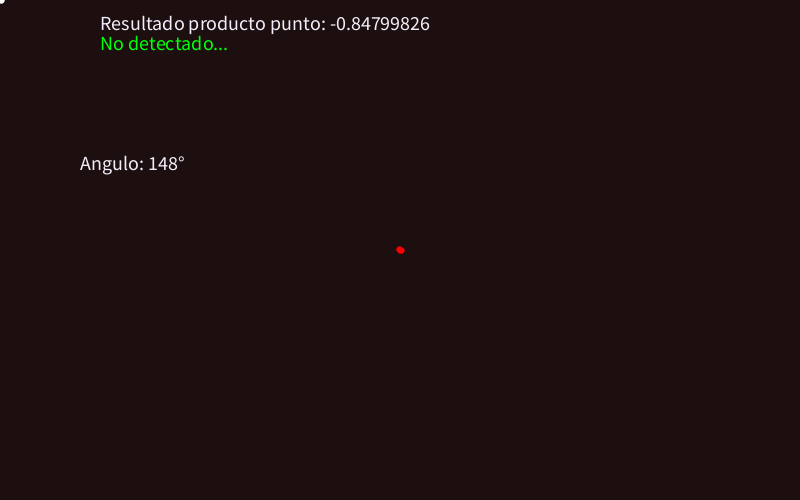
Frame 1 (no input)
Frame 60 (the mouse pressed at the canvas centre just before this capture): identical to frame 1, image omitted
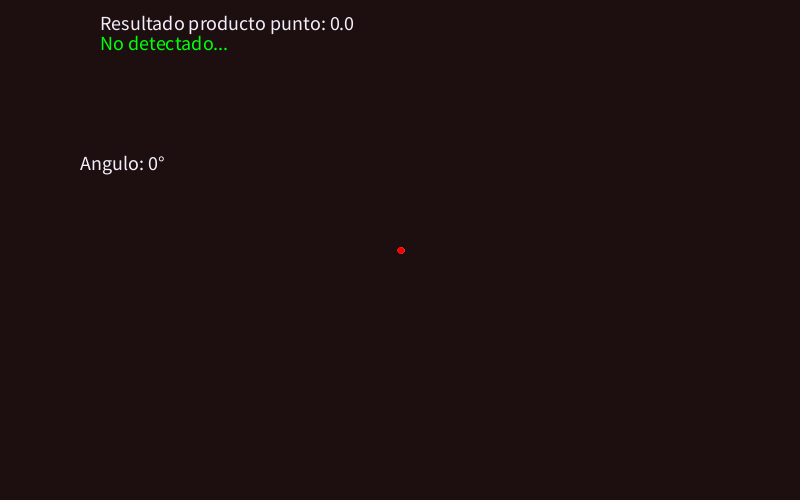
Frame 120 (the mouse held since frame 60 and released just before this capture)

The Processing sketch that drew these frames (run headless with seeded random() and noise(); from frame 60 on, the mouse is pressed at the canvas centre):

// Processing sketch: EjercicioN11
// ── EjercicioN11.pde
PVector puntoA;
PVector posicionJugador;
PVector posicionEnemigo;
Vector vectorJugador;
Vector vectorEnemigo;
Vector vectorEnemigoJugador;

public void setup()
{
  size(800,500);
  posicionEnemigo = new PVector(width/2,height/2);
  posicionJugador = new PVector(0, 0);
  puntoA = new PVector(1, 0);
  vectorJugador = new Vector (posicionJugador, puntoA);
  vectorEnemigo = new Vector (posicionEnemigo,puntoA);
  vectorEnemigoJugador = new Vector();
  
}

public void draw()
{
    background(#1D0F0F);
    stroke(#FCFCFC); // Blanco
    vectorJugador.setOrigen(new PVector (mouseX,mouseY));
    vectorJugador.display();
    stroke(#FA0000); // Rojo
    dibujarVectorEnemigoJugador();
    vectorEnemigo.display();
    escribirMensaje();
    
}

public void dibujarVectorEnemigoJugador()
{
  vectorEnemigoJugador.setOrigen(posicionEnemigo);
  vectorEnemigoJugador.setDestino(new PVector(1,0));
  vectorEnemigoJugador.setDestino(PVector.sub(vectorJugador.getOrigen(),posicionEnemigo).normalize());
  vectorEnemigoJugador.display();
}

float anguloEntreVectores(Vector vector1, Vector vector2) {
  // Calcula el producto punto entre los dos vectores
  float productoPunto = PVector.dot(vector1.getDestino(), vector2.getDestino());
  
  // Calcula las magnitudes de los vectores
  float magnitudVector1 = vector1.getDestino().mag();
  float magnitudVector2 = vector2.getDestino().mag();
  
  // Calcula el coseno del ángulo entre los vectores
  float cosenoAngulo = productoPunto / (magnitudVector1 * magnitudVector2);
  
  // Aplica la función arcocoseno para obtener el ángulo en radianes
  float anguloRadianes = acos(cosenoAngulo);
  
  // Convierte el ángulo a grados si es necesario
  float anguloGrados = degrees(anguloRadianes);
  
  return anguloGrados;
}

public void escribirMensaje()
{
  float dotProducto = vectorEnemigo.obtenerProductoPunto(vectorEnemigoJugador);
  println("Producto punto: "+dotProducto);
  textSize(20);
  fill(#F2EDFA);
  text("Resultado producto punto: "+ dotProducto,100,30);
  float anguloGrados = 30; //Angulo de deteccion del enemigo
  float anguloDeVision = cos(radians(anguloGrados));
  
  //Calcula el angulo entre los vectores del enemigo y el 2do vector de enemigo a jugador
  float angulo = round(anguloEntreVectores(vectorEnemigo,vectorEnemigoJugador));
  //Transformamos el angulo de flotante a entero
  text("Angulo: " + (int)angulo +"°",80,170);
  
  if(dotProducto >= anguloDeVision)
  {
    fill(#ff6961);
    text("Detectado!",100,50);
  }else
  {
    fill(#00FF0A);
    text("No detectado...",100,50);
  }
}

// ── Disparo.pde
class Disparo{
//Variables
int x;
int y;
int d;//Diametro de la bala que sera un circulo
int velocidad;//Velocidad del disparo
PVector direccion;//Direccion del disparo

 /*Constructor*/
 Disparo(int inicioX, int inicioY, PVector direccion, int velocidad){
 x = inicioX;
 y = inicioY;
 d = 5;
 this.direccion = direccion.normalize();//El disparo de movera siempre a la misma velocidad
 this.velocidad = velocidad;
 }
 
 public void render(){
 stroke(#FFF700);
 circle(x, y, d);
 }
 
 /*Movimiento del disparo*/
 void move(){
 x += direccion.x * velocidad;
 y += direccion.y * velocidad;
 }
}

// ── Enemigo.pde
class Enemigo extends GameObject {
  /*contructor parametrizado*/
  Enemigo(PImage imagen, PVector pos, int altoImg, int anchoImg) {
    this.imagen = imagen;
    this.pos = pos;
    this.altoImg = altoImg;
    this.anchoImg = anchoImg;
  }
 /*Dibujar al jugador*/
  public void render() {
    /*acercan el puntero al medio*/
    imageMode(CENTER);
    image(this.imagen, this.getPosicion().x, this.getPosicion().y,this.altoImg,this.anchoImg);
  }
}

// ── GameObject.pde
public abstract class GameObject{
  
protected PImage imagen;
protected PVector pos;
protected int altoImg;
protected int anchoImg;

GameObject(){
}
GameObject(PImage imagen, PVector pos, int altoImg, int anchoImg){
this.imagen = imagen;
this.pos = pos;
this.altoImg = altoImg;
this.anchoImg = anchoImg;
}
/*Metodos accesores*/
/*GETTERS*/
public PVector getPosicion(){
return this.pos;
}
public int getAltoImg(){
return this.altoImg;
}
public int getAnchoImg(){
return this.anchoImg;
}
/*SETTERS*/
public void setPosicion(PVector pos){
this.pos = pos;
}
public void setAltoImg(int altoImg){
this.altoImg = altoImg;
}
public void setAnchoImg(int anchoImg){
this.anchoImg = anchoImg;
}

}

// ── Jugador.pde
class Jugador extends GameObject {
  /*contructor parametrizado*/
  Jugador(PImage imagen, PVector pos, int altoImg, int anchoImg) {
    this.imagen = imagen;
    this.pos = pos;
    this.altoImg = altoImg;
    this.anchoImg = anchoImg;
  }
 /*Dibujar al jugador*/
  public void render() {
    /*acercan el puntero al medio*/
    imageMode(CENTER);
    image(this.imagen, this.getPosicion().x, this.getPosicion().y,this.altoImg,this.anchoImg);
  }
}

// ── Vector.pde
class Vector 
  {
private PVector origen;
private PVector destino;

  /*Contructor parametrizado*/
  public Vector (PVector origen, PVector destino)
    {
  this.origen = origen;
  this.destino = destino;
    }
  /*Constructor no parametrizado*/
  public Vector ()
    {
  this.origen = new PVector();
  this.destino = new PVector();
    }

 /*Metodos accesores*/
  public PVector getOrigen() {
    return this.origen;
  }

  public PVector getDestino() {
    return this.destino;
  }

 
  public void setOrigen(PVector origen) {
    this.origen = origen;
  }

  public void setDestino(PVector destino) {
    this.destino = destino;
  }

  public void display ()
      {
      PVector puntoFinal = obtenerPuntoFinal();
      strokeWeight(6);
      line(origen.x, origen.y, puntoFinal.x,puntoFinal.y);
      point(PVector.add(this.getOrigen(), this.getDestino()).x,
            PVector.add(this.getOrigen(), this.getDestino()).y);
      }
    private PVector obtenerPuntoFinal()
    {
    PVector puntoFinal = new PVector(origen.x+destino.x,origen.y+destino.y);
    return puntoFinal;
    }

    public float obtenerProductoPunto(Vector vector)
    {
      float productoPunto = PVector.dot(this.getDestino(),vector.getDestino());
      return productoPunto;
    }

}
